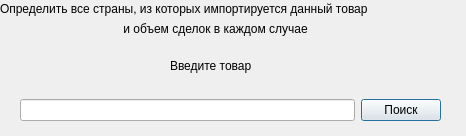
<?xml version="1.0" encoding="UTF-8"?>
<ui version="4.0">
 <class>imporByProductDialog</class>
 <widget class="QDialog" name="imporByProductDialog">
  <property name="geometry">
   <rect>
    <x>0</x>
    <y>0</y>
    <width>466</width>
    <height>136</height>
   </rect>
  </property>
  <property name="windowTitle">
   <string>Dialog</string>
  </property>
  <widget class="QLabel" name="label">
   <property name="geometry">
    <rect>
     <x>170</x>
     <y>50</y>
     <width>111</width>
     <height>31</height>
    </rect>
   </property>
   <property name="text">
    <string>Введите товар</string>
   </property>
  </widget>
  <widget class="QLabel" name="label_2">
   <property name="geometry">
    <rect>
     <x>0</x>
     <y>0</y>
     <width>471</width>
     <height>18</height>
    </rect>
   </property>
   <property name="text">
    <string>Определить все страны, из которых импортируется данный товар</string>
   </property>
  </widget>
  <widget class="QWidget" name="layoutWidget">
   <property name="geometry">
    <rect>
     <x>20</x>
     <y>90</y>
     <width>421</width>
     <height>41</height>
    </rect>
   </property>
   <layout class="QHBoxLayout" name="horizontalLayout">
    <item>
     <widget class="QLineEdit" name="lineEdit"/>
    </item>
    <item>
     <widget class="QPushButton" name="pushButton_findProduct">
      <property name="text">
       <string>Поиск</string>
      </property>
     </widget>
    </item>
   </layout>
  </widget>
  <widget class="QLabel" name="label_3">
   <property name="geometry">
    <rect>
     <x>120</x>
     <y>20</y>
     <width>241</width>
     <height>18</height>
    </rect>
   </property>
   <property name="text">
    <string> и объем сделок в каждом случае</string>
   </property>
  </widget>
 </widget>
 <resources/>
 <connections/>
</ui>
